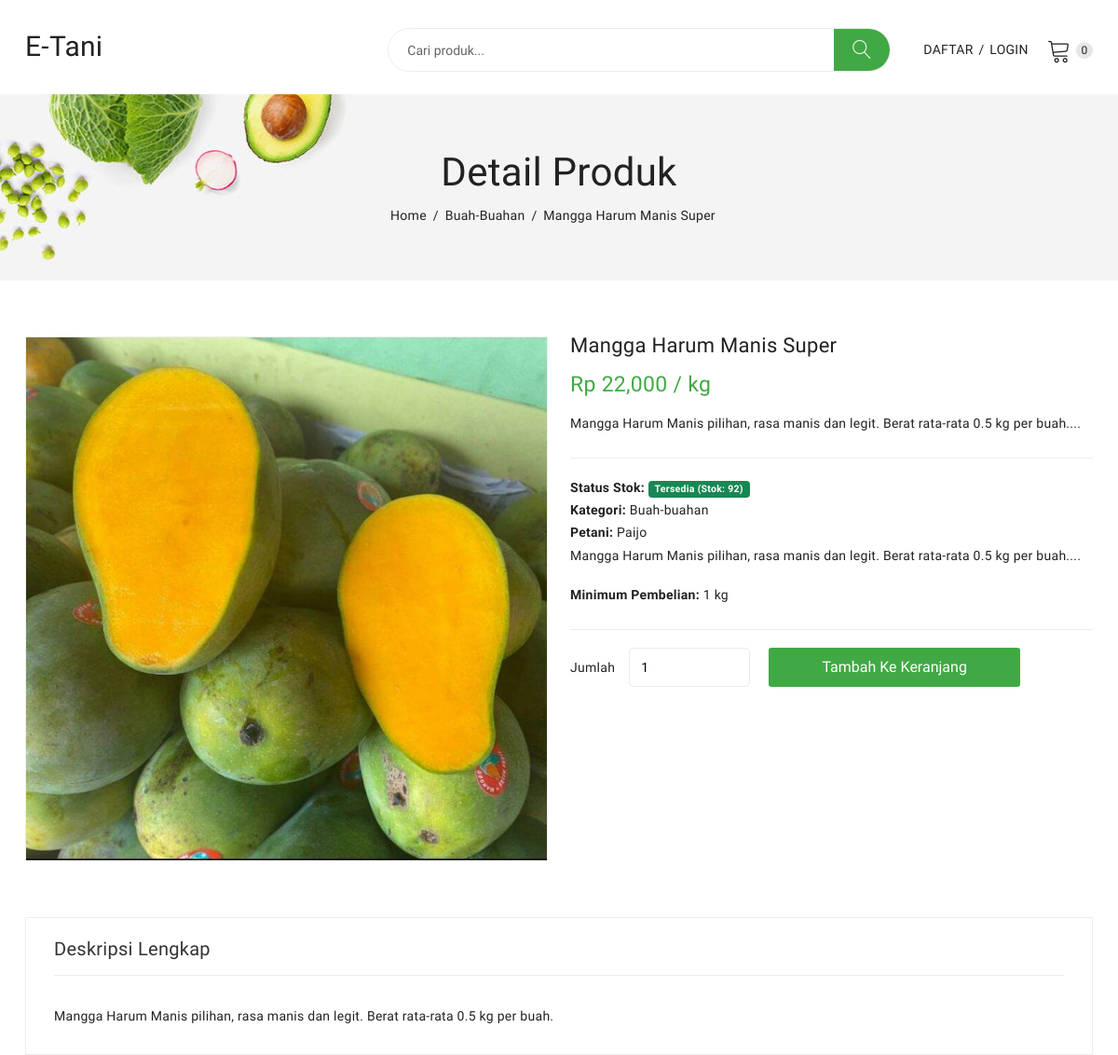
The page /detail_produk.php?id=2 on the database as committed earlier.
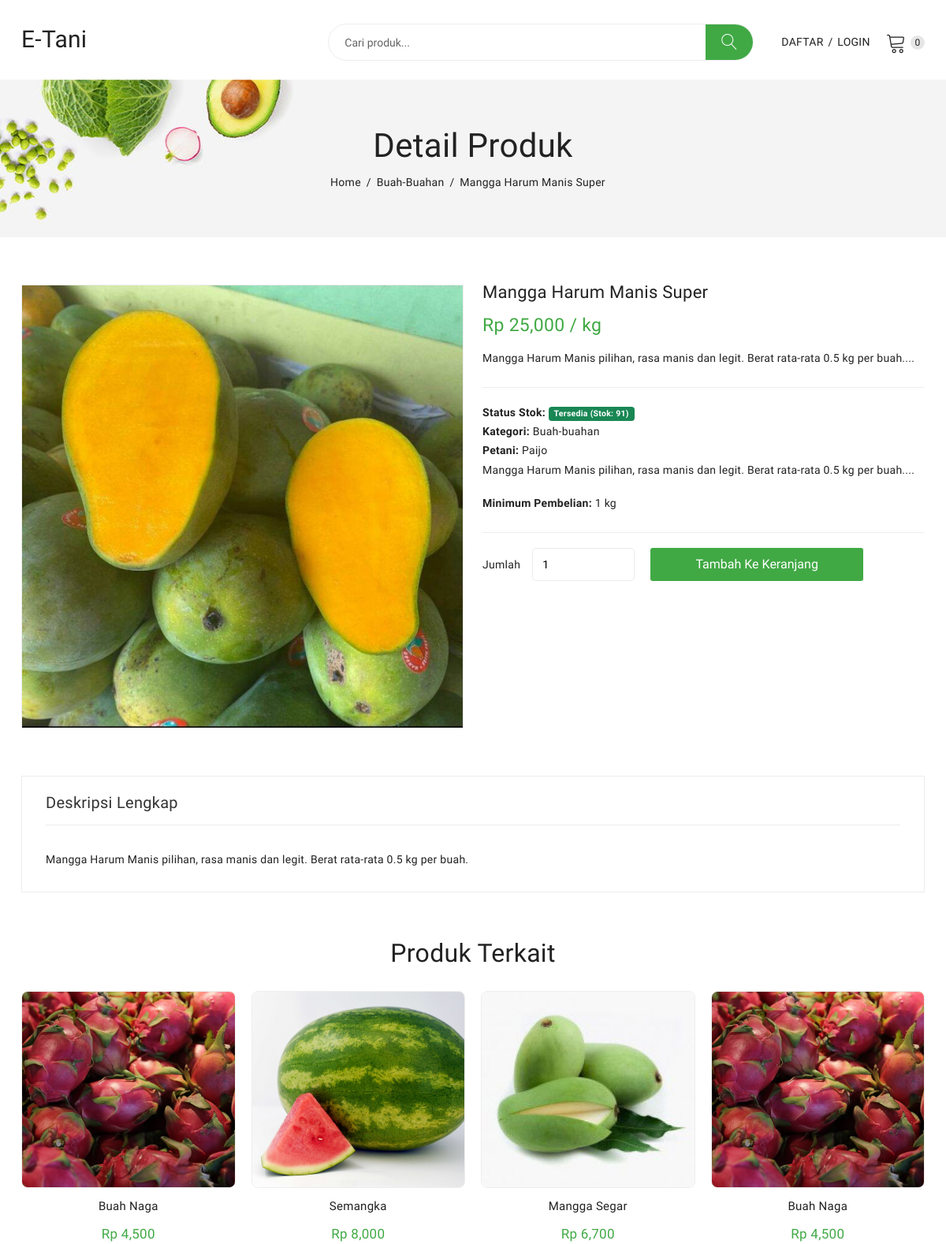
The same page on the database as committed later.
### tables this page shows
CREATE TABLE `produk` (
  `id_produk` int(11) NOT NULL,
  `id_petani` int(11) NOT NULL,
  `id_kategori` int(11) NOT NULL,
  `nama_produk` varchar(255) NOT NULL,
  `deskripsi` text NOT NULL,
  `harga` decimal(10,0) NOT NULL,
  `satuan` varchar(20) NOT NULL COMMENT 'Contoh: kg, ikat, buah',
  `stok` int(11) NOT NULL,
  `foto_produk` varchar(255) NOT NULL,
  `status_produk` enum('Tersedia','Habis') NOT NULL DEFAULT 'Tersedia',
  `tgl_upload` timestamp NULL DEFAULT current_timestamp(),
  `minimum_pembelian` int(11) DEFAULT 1
);

CREATE TABLE `kategori_produk` (
  `id_kategori` int(11) NOT NULL,
  `nama_kategori` varchar(100) NOT NULL
);

CREATE TABLE `petani` (
  `id_petani` int(11) NOT NULL,
  `nama_petani` varchar(100) NOT NULL,
  `email` varchar(100) NOT NULL,
  `password` varchar(255) NOT NULL,
  `telp` varchar(20) NOT NULL,
  `alamat_petani` text NOT NULL,
  `foto_petani` varchar(255) DEFAULT 'default.png',
  `status_akun` enum('Aktif','Non-Aktif','Menunggu Verifikasi') NOT NULL DEFAULT 'Menunggu Verifikasi'
);

### detail_produk.php (the view, shortened to what the changed rows need)
<?php
include 'admin/inc/koneksi.php';
$id_produk = (int)$_GET['id'];
$query_produk = $con->query("SELECT
                                p.*,
                                k.nama_kategori,
                                pt.nama_petani
                            FROM produk p
                            JOIN kategori_produk k ON p.id_kategori = k.id_kategori
                            JOIN petani pt ON p.id_petani = pt.id_petani
                            WHERE p.id_produk = '$id_produk' AND p.status_produk = 'Tersedia'");
$produk = $query_produk->fetch_assoc();
include 'header.php';
$id_kategori_terkait = $produk['id_kategori'];
$query_terkait = $con->query("SELECT * FROM produk
                              WHERE id_kategori = '$id_kategori_terkait'
                              AND id_produk != '$id_produk'
                              AND status_produk = 'Tersedia'
                              LIMIT 4");
?>
<div class="breadcrumbs_area">
    <div class="container">
        <div class="row">
            <div class="col-12">
                <div class="breadcrumb_content">
                    <ul>
                        <li><a href="index.php">Home</a></li>
                        <li><a href="index.php?kategori=<?= $produk['id_kategori']; ?>"><?= $produk['nama_kategori']; ?></a></li>
                        <li><?= htmlspecialchars($produk['nama_produk']); ?></li>
                    </ul>
                </div>
            </div>
        </div>
    </div>
</div>
<div class="product_details mt-60 mb-60">
    <div class="container">
        <div class="row">
            <div class="col-lg-6 col-md-6">
                <div class="product-details-tab">
                    <div id="img-1" class="zoomWrapper single-zoom">
                        <a href="#">
                            <img id="zoom1" src="admin/images/produk/<?= $produk['foto_produk']; ?>" data-zoom-image="admin/images/produk/<?= $produk['foto_produk']; ?>" alt="Foto Produk">
                        </a>
                    </div>
                </div>
            </div>
            <div class="col-lg-6 col-md-6">
                <div class="product_d_right">
                    <form action="keranjang.php?aksi=tambah&id=<?= $produk['id_produk']; ?>" method="POST">
                        <h1><?= htmlspecialchars($produk['nama_produk']); ?></h1>
                        <div class="price_box">
                            <span class="current_price">Rp <?= number_format($produk['harga']); ?> / <?= $produk['satuan']; ?></span>
                        </div>
                        <div class="product_desc">
                            <p><?= substr(strip_tags($produk['deskripsi']), 0, 250); ?>...</p>
                        </div>
                        <div class="product_variant_info">
                            <ul>
                                <li><b>Status Stok:</b>
                                    <?php if ($produk['stok'] > 0): ?>
                                        <span class="badge bg-success">Tersedia (Stok: <?= $produk['stok'] ?>)</span>
                                    <?php else: ?>
                                        <span class="badge bg-danger">Habis</span>
                                    <?php endif; ?>
                                </li>
                                <li><b>Kategori:</b> <a href="index.php?kategori=<?= $produk['id_kategori']; ?>"><?= $produk['nama_kategori']; ?></a></li>
                                <li><b>Petani:</b> <?= $produk['nama_petani']; ?></li>
                                <div class="product_desc">
                                    <p><?= substr(strip_tags($produk['deskripsi']), 0, 250); ?>...</p>
                                    <p><strong>Minimum Pembelian:</strong> <?= $produk['minimum_pembelian']; ?> <?= $produk['satuan']; ?></p>
                                </div>
                            </ul>
                        </div>
                        <?php if ($produk['stok'] > 0): ?>
                            <div class="product_variant quantity">
                                <label>Jumlah</label>
                                <input min="<?= $produk['minimum_pembelian']; ?>"
                                    max="<?= $produk['stok']; ?>"
                                    value="<?= $produk['minimum_pembelian']; ?>"
                                    type="number"
                                    name="jumlah"
                                    required>
                                <button class="button" type="submit">Tambah ke Keranjang</button>
                            </div>
                        <?php else: ?>
                            <div class="product_variant quantity">
                                <button class="button" type="button" disabled>Stok Habis</button>
                            </div>
                        <?php endif; ?>
                    </form>
                </div>
            </div>
        </div>
    </div>
</div>
<div class="product_d_info mb-60">
    <div class="container">
        <div class="row">
            <div class="col-12">
                <div class="product_d_inner">
                    <div class="tab-content">
                        <div class="tab-pane fade show active" id="info" role="tabpanel">
                            <div class="product_info_content">
                                <p><?= nl2br(htmlspecialchars($produk['deskripsi'])); ?></p>
                            </div>
                        </div>
                    </div>
                </div>
            </div>
        </div>
    </div>
</div>
<?php if ($query_terkait->num_rows > 0) : ?>
    <section class="related_product_area mb-50">
        <div class="container">
            <div class="row">
                <div class="col-12">
                    <div class="section_title">
                        <h2>Produk Terkait</h2>
                    </div>
                    <div class="product_carousel product_column4 owl-carousel">
                        <?php while ($terkait = $query_terkait->fetch_assoc()): ?>
                            <div class="single_product">
                                <div class="product_thumb">
                                    <a class="primary_img" href="detail_produk.php?id=<?= $terkait['id_produk']; ?>">
                                        <img class="gambar-produk-seragam" src="admin/images/produk/<?= $terkait['foto_produk']; ?>" alt="">
                                    </a>
                                </div>
                                <div class="product_content">
                                    <h4 class="product_name"><a href="detail_produk.php?id=<?= $terkait['id_produk']; ?>"><?= htmlspecialchars($terkait['nama_produk']); ?></a></h4>
                                    <div class="price_box">
                                        <span class="current_price">Rp <?= number_format($terkait['harga']); ?></span>
                                    </div>
                                </div>
                            </div>
                        <?php endwhile; ?>
                    </div>
                </div>
            </div>
        </div>
    </section>
<?php endif; ?>
<?php
include 'footer.php';
?>

Rows that differ between the two databases and show on the page:
changed produk "kg": harga "22,000" → "25,000"; stok "92" → "91"
added produk: foto_produk (picture), nama_produk "Buah Naga", harga "4,500"
added produk: foto_produk (picture), nama_produk "Semangka", harga "8,000"
added produk: foto_produk (picture), nama_produk "Mangga Segar", harga "6,700"
Other text that changed with them:
text now shown: "Produk Terkait"
